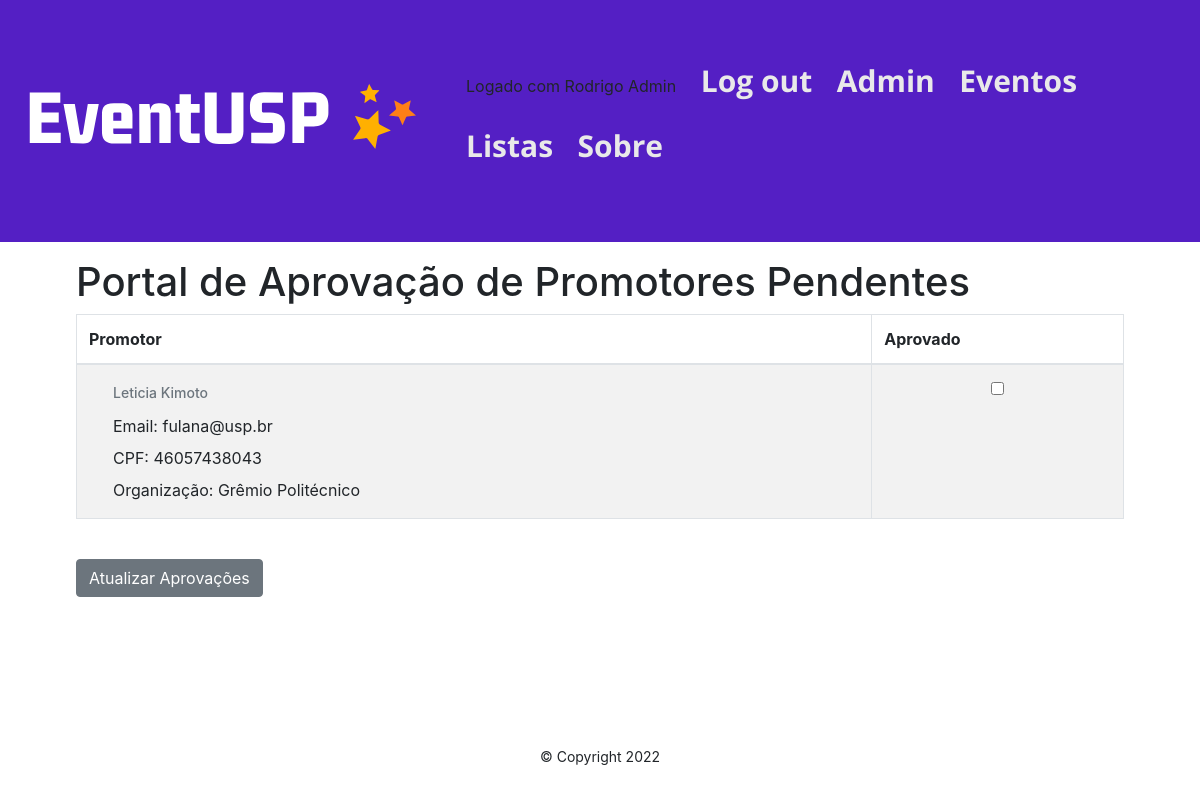
Screenshot of /accounts/admin_approval (signed in) with the database file from the repository.
### accounts/models.py (models this page shows)
class User(AbstractUser):
    first_name = models.CharField(_("first name"), max_length=150)
    last_name = models.CharField(_("last name"), max_length=150)
    email = models.EmailField(_('email address'), unique=True)
    cpf = models.CharField(_('CPF'), max_length=11, unique=True)

class Promotor(models.Model):
    user = models.OneToOneField(
            User,
            on_delete=models.CASCADE,
            primary_key=True,
        )
    organizacao = models.ForeignKey(
            Organizacao,
            on_delete=models.CASCADE,
        )
    approved = models.BooleanField(default=False)
    request_date = models.DateTimeField(auto_now=True)
    profile_photo = models.ImageField(null=True, blank=True, upload_to="images/")
    def __str__(self):
        return f'{self.user.first_name} {self.user.last_name}'

class Organizacao(models.Model):
    org = models.CharField(max_length=60)
    def __str__(self):
            return f'{self.org}'

### accounts/views.py (the view)
# urls.py: path('admin_approval', views.admin_approval, name='admin_approval'),
@user_passes_test(lambda u: u.is_superuser)
def admin_approval(request):
    promotor_list = Promotor.objects.filter(approved=False).order_by('-request_date')
    if request.method == "POST":
        id_list = request.POST.getlist('boxes')
        promotor_list.update(approved=False)
        for x in id_list:
            Promotor.objects.filter(pk=int(x)).update(approved=True)
            User.objects.get(pk=int(x)).groups.add(Group.objects.get(name='promotor'))
            User.objects.get(pk=int(x)).groups.remove(Group.objects.get(name='promotor_pendente'))
        return HttpResponseRedirect(reverse('admin_approval'))
    else:
        return render(request, 'accounts/admin_approval.html', {"promotor_list":promotor_list})

### accounts/templates/accounts/admin_approval.html (shortened to what this page needs)
{% extends 'base.html' %}
{% block content %}
<h1>Portal de Aprovação de Promotores Pendentes</h1>
<form action="" method=POST>
<table class="table table-striped table-hover table-bordered">
    <thead>
        <tr>
            <th scope="col">Promotor</th>
            <th scope="col">Aprovado</th>
        </tr>
    </thead>
    <tbody>
        {% for promotor in promotor_list %}
            <tr>
                <td>
                    <div class="dropdown">
                        <h6 class="dropdown-header">{{ promotor }}</h6>
                        <a class="dropdown-item" href="#">Email: {{ promotor.user.email }}</a>
                        <a class="dropdown-item" href="#">CPF: {{ promotor.user.cpf }}</a>
                        <a class="dropdown-item" href="#">Organização: {{ promotor.organizacao }}</a>
                    </div>
                </td>
                <td>
                    <div class="form-check">
                        <input class="form-check-input" type="checkbox"
                             value = {{promotor.user.id}} name="boxes">
                    </div>
                </td>
        {% endfor %}
    </tbody>
</table>
<br>
<button class="btn btn-secondary" type="submit">Atualizar Aprovações</button>
</form>
{% endblock content %}

### staticpages/templates/base.html (shortened to what this page needs)
{% load static %}
<!DOCTYPE html>
<html lang="en">
<head>
    <link rel="stylesheet" type="text/css" href="{% static 'style.css' %}">
    <link rel="stylesheet" href="https://cdn.jsdelivr.net/npm/bootstrap@4.6.2/dist/css/bootstrap.min.css">
</head>
<body>
    <header id="cabecalho-principal">
        <a href="{% url 'index_log' %}"> <img src="{% static 'logo.svg' %}"> </a>
        <nav id="navegacao-principal">
            <ul>
                {% if user.is_authenticated %}
                    <li> Logado com {{ user.first_name }} {{ user.last_name }} </li>
                    <li><a href="{% url 'logout' %}">Log out</a></li>
                        {% if user.is_superuser %}
                            <li><a href="{% url 'approvals' %}">Admin</a></li>
                        {% endif %}
                {% else %}
                    <li><a href="{% url 'login' %}">Log in</a></li>
                {% endif %}
                <li><a href="{% url 'events:index' %}">Eventos</a></li>
                <li><a href="{% url 'events:lists' %}">Listas</a></li>
                <li><a href="{% url 'about' %}">Sobre</a></li>
            </ul>
        </nav>
    </header>
    <main id="conteiner-principal">
        {% block content %}
        {% endblock content %}
    </main>
    <footer id="rodape-principal">
        <p>
            <small>&copy Copyright 2022</small>
        </p>
    </footer>
</body>
</html>

### static/style.css (style rules this page uses)
:root { --primary-color: #000000; --secondary-color: #FF7F17; --tertiary-color: #f44d27; --secondary-color-light: #FFB001; --tertiary-color-light: #ff6d28; --bg-color: #fff; --secondary-bg-color: #e9e9e9; --color-shadow: #f4f4f4; font-family: Inter, sans-serif; font-size: 16px; line-height: 1.5em; }
* { box-sizing: border-box; }
html, body { height: 100%; }
header#cabecalho-principal { margin: 0 auto; width: 100%; padding: 3rem 1rem; background-color: #541FC4; display: flex; justify-content: space-between; align-items: center; }
li a { font-family: "Open Sans", medium; font-size: 30px; color: var(--secondary-bg-color); font-weight: bold; text-decoration: none; }
body { font-family: "Open Sans", medium; display: flex; flex-direction: column; }
nav#navegacao-principal li { display: inline-block; padding: 10px; }
main#conteiner-principal { margin: 0 auto; width: 100%; max-width: 1080px; padding: 1rem 1rem; flex-grow: 1; }
footer#rodape-principal { display: flex; flex-direction: column; justify-content: center; align-items: center; padding: 1rem 1rem; }
a { color: var(--secondary-color); text-decoration: none; }
input { display: block; width: 100%; max-width: 560px; border: 1px solid var(--secondary-bg-color); border-radius: 5px; margin-bottom: 1rem; padding: 0.4rem 0.8rem; }
button { font-family: "Open Sans", medium; background-color: var(--secondary-color); border: 2px solid var(--secondary-color); color: var(--bg-color); border-radius: 5px; display: inline-block; font-size: medium; font-weight: bold; margin: 0.5rem 0; padding: 1rem 2rem; }

### rows the page displays
User: first_name "Rodrigo", last_name "Admin"
Promotor: user_id.last_name "Leticia Kimoto", user.email "fulana@usp.br", user.cpf "46057438043", organizacao "Grêmio Politécnico"
